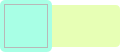
<?xml version="1.0" encoding="UTF-8"?>
<ui version="4.0">
 <class>center</class>
 <widget class="QWidget" name="center">
  <property name="geometry">
   <rect>
    <x>0</x>
    <y>0</y>
    <width>120</width>
    <height>52</height>
   </rect>
  </property>
  <property name="minimumSize">
   <size>
    <width>120</width>
    <height>52</height>
   </size>
  </property>
  <property name="maximumSize">
   <size>
    <width>120</width>
    <height>52</height>
   </size>
  </property>
  <property name="cursor">
   <cursorShape>PointingHandCursor</cursorShape>
  </property>
  <property name="windowTitle">
   <string>Form</string>
  </property>
  <property name="toolTip">
   <string>行動是治癒恐懼的良藥，而猶豫、拖延將不斷滋養恐懼</string>
  </property>
  <property name="styleSheet">
   <string notr="true">QWidget#center{
background-color: rgba(255, 255, 255, 0);
}</string>
  </property>
  <widget class="QLabel" name="memUse">
   <property name="geometry">
    <rect>
     <x>0</x>
     <y>0</y>
     <width>52</width>
     <height>52</height>
    </rect>
   </property>
   <property name="minimumSize">
    <size>
     <width>52</width>
     <height>52</height>
    </size>
   </property>
   <property name="maximumSize">
    <size>
     <width>52</width>
     <height>52</height>
    </size>
   </property>
   <property name="styleSheet">
    <string notr="true">background-color: transparent;
font: 700 13pt &quot;Magneto&quot;;
color: rgb(135, 243, 255);
border-color: rgb(148, 148, 148);</string>
   </property>
   <property name="alignment">
    <set>Qt::AlignCenter</set>
   </property>
  </widget>
  <widget class="QFrame" name="frame">
   <property name="geometry">
    <rect>
     <x>52</x>
     <y>5</y>
     <width>68</width>
     <height>42</height>
    </rect>
   </property>
   <property name="minimumSize">
    <size>
     <width>68</width>
     <height>42</height>
    </size>
   </property>
   <property name="maximumSize">
    <size>
     <width>68</width>
     <height>42</height>
    </size>
   </property>
   <property name="styleSheet">
    <string notr="true">QFrame#frame{
	background-color: rgba(215, 255, 130, 150);
	border-top-right-radius: 4px;
    border-bottom-right-radius: 4px;
}</string>
   </property>
   <property name="frameShape">
    <enum>QFrame::StyledPanel</enum>
   </property>
   <property name="frameShadow">
    <enum>QFrame::Raised</enum>
   </property>
   <layout class="QVBoxLayout" name="verticalLayout">
    <property name="spacing">
     <number>0</number>
    </property>
    <property name="leftMargin">
     <number>2</number>
    </property>
    <property name="topMargin">
     <number>2</number>
    </property>
    <property name="rightMargin">
     <number>0</number>
    </property>
    <property name="bottomMargin">
     <number>2</number>
    </property>
    <item>
     <widget class="QLabel" name="netUp">
      <property name="styleSheet">
       <string notr="true">font: 8pt &quot;Microsoft YaHei UI&quot;;
color: rgb(252, 255, 96);
color: rgb(255, 121, 44);
background-color: transparent;
</string>
      </property>
     </widget>
    </item>
    <item>
     <widget class="QLabel" name="netDown">
      <property name="styleSheet">
       <string notr="true">font: 8pt &quot;Microsoft YaHei UI&quot;;
color: rgb(48, 255, 124);
background-color: transparent;</string>
      </property>
     </widget>
    </item>
   </layout>
  </widget>
  <widget class="QFrame" name="memColorFrame">
   <property name="geometry">
    <rect>
     <x>4</x>
     <y>4</y>
     <width>44</width>
     <height>44</height>
    </rect>
   </property>
   <property name="frameShape">
    <enum>QFrame::StyledPanel</enum>
   </property>
   <property name="frameShadow">
    <enum>QFrame::Raised</enum>
   </property>
  </widget>
  <widget class="QFrame" name="borderColor">
   <property name="geometry">
    <rect>
     <x>0</x>
     <y>0</y>
     <width>52</width>
     <height>52</height>
    </rect>
   </property>
   <property name="maximumSize">
    <size>
     <width>52</width>
     <height>52</height>
    </size>
   </property>
   <property name="styleSheet">
    <string notr="true">background-color: rgba(32, 255, 188, 100);
border-radius: 5px;</string>
   </property>
   <property name="frameShape">
    <enum>QFrame::StyledPanel</enum>
   </property>
   <property name="frameShadow">
    <enum>QFrame::Raised</enum>
   </property>
  </widget>
  <zorder>frame</zorder>
  <zorder>borderColor</zorder>
  <zorder>memColorFrame</zorder>
  <zorder>memUse</zorder>
 </widget>
 <resources/>
 <connections/>
</ui>
